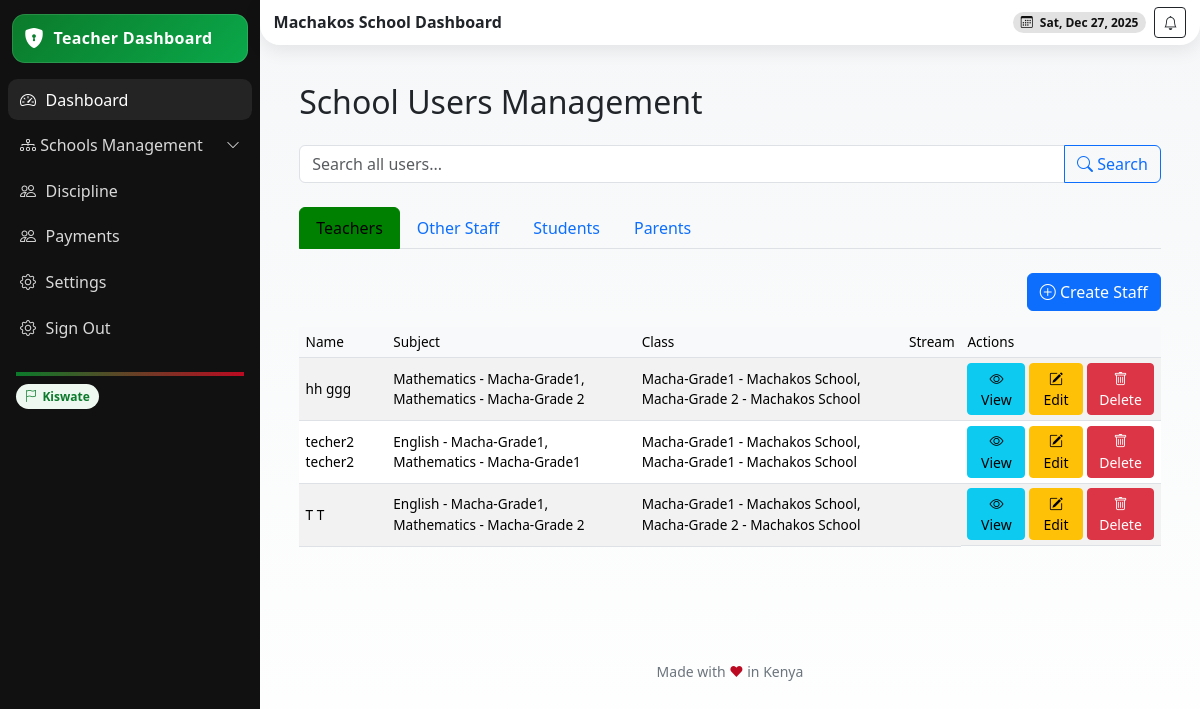
/school-users/ (signed in), run on the app's committed database.
### school/models.py (models this page shows, shortened)
class School(models.Model):
    name = models.CharField(max_length=255)
    school_admin = models.OneToOneField(User, on_delete=models.CASCADE, related_name='school_admin_profile')
    code = models.CharField(max_length=50, unique=True)
    address = models.TextField(blank=True)
    contact_email = models.EmailField()
    contact_phone = models.CharField(max_length=15)
    county = models.ForeignKey(County, on_delete=models.SET_NULL, null=True, blank=True)
    city = models.ForeignKey(City, on_delete=models.SET_NULL, null=True, blank=True)
    constituency = models.ForeignKey(Constituency, on_delete=models.SET_NULL, null=True, blank=True)
    sub_county = models.ForeignKey(SubCounty, on_delete=models.SET_NULL, null=True, blank=True)
    ward = models.ForeignKey(Ward, on_delete=models.SET_NULL, null=True, blank=True)
    created_at = models.DateTimeField(auto_now_add=True)
    is_active = models.BooleanField(default=True)

class StaffProfile(models.Model):
    user = models.OneToOneField(User, on_delete=models.CASCADE)
    staff_id = models.CharField(max_length=50, unique=True, db_index=True)
    date_of_birth = models.DateField(blank=True, null=True)
    gender = models.CharField(max_length=10, choices=GENDER_CHOICES, blank=True)
    employment_date = models.DateField(blank=True, null=True)
    position = models.CharField(max_length=100, choices=POSITION_CHOICES)
    tsc_number = models.CharField(max_length=50, unique=True, blank=True, null=True)
    qualification = models.TextField(blank=True, null=True)
    subjects = models.ManyToManyField(Subject, related_name='teachers_subjects', blank=True, null=True)  # Changed(max_length=255, blank=True, null=True)
    bio = models.TextField(blank=True, null=True)
    profile_picture = models.ImageField(upload_to='teachers/', blank=True, null=True)
    school = models.ForeignKey(School, on_delete=models.CASCADE)
    department = models.CharField(max_length=50, blank=True)  # e.g., 'Dining Hall', 'School Gate'
    roles = models.ManyToManyField(Role, blank=True, related_name='staff_members')

class Subject(models.Model):
    name = models.CharField(max_length=255)
    description = models.TextField(blank=True)
    code = models.CharField(max_length=100, blank=True)
    school = models.ForeignKey(School, on_delete=models.CASCADE)
    grade = models.ForeignKey(Grade, on_delete=models.CASCADE, related_name='subjects')
    start_date = models.DateField()
    end_date = models.DateField(blank=True, null=True)
    sessions_per_week = models.PositiveIntegerField(default=2)
    is_active = models.BooleanField(default=True)
    def __str__(self):
        return f"{self.name} - {self.grade.name}"

class Grade(models.Model):
    name = models.CharField(max_length=50)
    school = models.ForeignKey(School, on_delete=models.CASCADE, related_name='grades')
    lessons_per_term = models.PositiveIntegerField(default=9)
    description = models.TextField(blank=True)
    code = models.CharField(max_length=50, db_index=True)
    capacity = models.PositiveIntegerField(default=30)
    created_at = models.DateTimeField(auto_now_add=True)
    is_active = models.BooleanField(default=True)
    class Meta:
        unique_together = ['school', 'code']
    def __str__(self):
        return f"{self.name} - {self.school.name}"

### userauths/models.py (models this page shows, shortened)
class User(AbstractUser):
    COUNTRY_CURRENCY_MAP = {
        'KENYA': 'KES',
        'UGANDA': 'UGX',
    }
    username = None  # Disable username field
    phone_number = models.CharField(max_length=15, unique=True)
    country = models.CharField(max_length=15,blank=True, null=True)
    email = models.EmailField(unique=True)
    first_name = models.CharField(max_length=50)
    last_name = models.CharField(max_length=50)
    is_staff = models.BooleanField(default=False)
    is_superuser = models.BooleanField(default=False)
    is_admin = models.BooleanField(default=False)
    school_staff = models.BooleanField(default=False)
    is_student = models.BooleanField(default=False)
    is_teacher = models.BooleanField(default=False)
    is_parent = models.BooleanField(default=False)
    is_active = models.BooleanField(default=True)
    is_verified = models.BooleanField(default=False)
    created_at = models.DateTimeField(auto_now_add=True)
    updated_at = models.DateTimeField(auto_now=True)
    objects = CustomUserManager()
    USERNAME_FIELD = 'email'  # Use email as the username field
    REQUIRED_FIELDS = ['first_name', 'last_name', 'phone_number']  # Required fields for createsuperuser
    class Meta:
        ordering = ['-created_at']

### school/views.py (the view, shortened to what this page needs)
# urls.py: path("school-users/", views.school_users, name="school-users"),
@login_required
def school_users(request):
    school = None
    try:
        school = request.user.school_admin_profile.school
    except AttributeError:
        try:
            school = request.user.staffprofile.school
        except AttributeError as e:
            logger.warning(f"Permission denied for user {request.user.email}: {e}")
            messages.error(
                request,
                f"You do not have permission to access this page. (User: {request.user.email})"
            )
            return redirect('userauths:sign-in')
    query = request.GET.get('q', '')
    teachers = StaffProfile.objects.filter(school=school, position='teacher').select_related('user').order_by('-user__created_at')
    if query:
        teachers = teachers.filter(
            Q(user__first_name__icontains=query) |
            Q(user__last_name__icontains=query)
        )
    teachers_page = paginate(request, teachers)
    other_staff = StaffProfile.objects.filter(school=school).exclude(position='teacher').select_related('user').order_by('-user__created_at')
    if query:
        other_staff = other_staff.filter(
            Q(user__first_name__icontains=query) |
            Q(user__last_name__icontains=query)
        )
    staff_page = paginate(request, other_staff)
    students = Student.objects.filter(school=school).select_related('user', 'grade_level').order_by('-user__created_at')
    students_page = paginate(request, students)
    parents = Parent.objects.filter(school=school).select_related('user').order_by('-user__created_at')
    parents_page = paginate(request, parents)
    student_update_forms = {st.id: StudentUpdateForm(instance=st) for st in students}
    parent_update_forms = {p.id: ParentUpdateForm(instance=p) for p in parents}
    staff_update_forms = {s.id: StaffUpdateForm(instance=s) for s in list(other_staff) + list(teachers)}
    context = {
        'school': school,
        'query': query,
        'teachers': teachers,
        'teachers_page': teachers_page,
        'other_staff': other_staff,
        'staff_page': staff_page,
        'students': students,
        'students_page': students_page,
        'parents': parents,
        'parents_page': parents_page,
        'student_update_forms': student_update_forms,
        'parent_update_forms': parent_update_forms,
        'staff_update_forms': staff_update_forms,
        'student_form': StudentCreationForm(school=school),
        'parent_form': ParentCreationForm(school=school),
        'parent_student_form': ParentStudentCreationForm(school=school),
        'assign_form': AssignParentStudentForm(school=school),
        'staff_form': StaffCreationForm(school=school),
    }
    return render(request, 'school/staff.html', context)

### templates/school/staff.html (shortened to what this page needs)
{% extends 'school/base.html' %}
{% load static %}
{% load widget_tweaks form_extras %}
{% block content %}
<section class="content container-fluid py-4">
<div class="container">
<h2 class="mb-4">School Users Management</h2>
<form method="GET" class="mb-4">
<div class="input-group">
<input type="text" name="q" class="form-control" placeholder="Search all users..." value="{{ query }}">
<button class="btn btn-outline-primary" type="submit"><i class="bi bi-search"></i> Search</button>
</div>
</form>
<ul class="nav nav-tabs mb-4" id="userTabs">
<li class="nav-item">
<button class="nav-link active" data-bs-toggle="tab" data-bs-target="#teachers">Teachers</button>
</li>
<li class="nav-item">
<button class="nav-link" data-bs-toggle="tab" data-bs-target="#staff">Other Staff</button>
</li>
<li class="nav-item">
<button class="nav-link" data-bs-toggle="tab" data-bs-target="#students">Students</button>
</li>
<li class="nav-item">
<button class="nav-link" data-bs-toggle="tab" data-bs-target="#parents">Parents</button>
</li>
</ul>
<div class="tab-content">
<div class="tab-pane fade show active" id="teachers">
<div class="d-flex justify-content-end mb-3">
<button class="btn btn-primary" data-bs-toggle="modal" data-bs-target="#createStaffModal">
<i class="bi bi-plus-circle"></i> Create Staff
</button>
</div>
<div class="table-responsive">
<table class="table table-striped">
<thead>
<tr><th>Name</th><th>Subject</th><th>Class</th><th>Stream</th><th>Actions</th></tr>
</thead>
<tbody>
                            {% for t in teachers %}
<tr>
<td>{{ t.user.first_name }} {{ t.user.last_name }}</td>
<td>{% for s in t.user.staffprofile.subjects.all %}{{ s }}{% if not forloop.last %}, {% endif %}{% endfor %}</td>
<td>{% for s in t.user.staffprofile.subjects.all %}{{ s.grade }}{% if not forloop.last %}, {% endif %}{% endfor %}</td>
<td>{{ t.user.staffprofile.stream }}</td>
<td class="d-flex gap-1">
<button class="btn btn-info btn-sm" data-bs-toggle="modal" data-bs-target="#viewStaffModal{{ t.id }}">
<i class="bi bi-eye"></i> View
</button>
<button class="btn btn-warning btn-sm" data-bs-toggle="modal" data-bs-target="#editStaffModal{{ t.id }}">
<i class="bi bi-pencil-square"></i> Edit
</button>
<button class="btn btn-danger btn-sm" data-bs-toggle="modal" data-bs-target="#deleteStaffModal{{ t.id }}">
<i class="bi bi-trash"></i> Delete
</button>
</td>
</tr>
                            {% empty %}
<tr><td colspan="5" class="text-center">No teachers found.</td></tr>
                            {% endfor %}
</tbody>
</table>
</div>
</div>
</div>
</div>
</section>
<link href="https://cdn.jsdelivr.net/npm/select2@4.1.0-rc.0/dist/css/select2.min.css" rel="stylesheet" />
{% endblock %}

### templates/school/base.html (shortened to what this page needs)
{% load static %}
{% load tz %}
{% load widget_tweaks %}
{% load dict_extras %}
{% load dict_filters %}
<!DOCTYPE html>
<html lang="en">
<head>
  <link href="https://cdn.jsdelivr.net/npm/bootstrap@5.3.3/dist/css/bootstrap.min.css" rel="stylesheet" />
  <link href="https://cdn.jsdelivr.net/npm/bootstrap-icons@1.11.3/font/bootstrap-icons.css" rel="stylesheet" />
  <link href="https://cdn.jsdelivr.net/npm/aos@2.3.4/dist/aos.css" rel="stylesheet" />
</head>
<body>
  <div class="app">
    <aside class="sidebar" id="sidebar">
      <div class="brand" data-aos="fade-right">
        <i class="bi bi-shield-lock-fill"></i>
         <span>{% if request.user.is_superuser %}Admin Dashboard{% elif request.user.is_teacher %} Teacher Dashboard
          {% elif request.user.is_parent %} Parent Dashboard{% elif request.user.is_student %} Student Dashboard{% elif request.user.is_school_staff %} Staff Dashboard {% else %} Dashboard {% endif %}</span></a>
      </div>
      <nav class="d-flex flex-column gap-1">
      <a class="side-link active" href="{% url 'school:dashboard' %}">
        <i class="bi bi-speedometer2"></i> Dashboard
      </a>
      <a class="side-link d-flex justify-content-between align-items-center"
        data-bs-toggle="collapse" href="#agencyMenu" role="button" aria-expanded="false" aria-controls="agencyMenu">
        <span><i class="bi bi-diagram-3"></i> Schools Management</span>
        <i class="bi bi-chevron-down small"></i>
      </a>
      <a class="side-link" href="{% url 'school:school-discipline' %}"><i class="bi bi-people"></i> Discipline</a>
      <a class="side-link" href=""><i class="bi bi-people"></i> Payments</a>
      <a class="side-link" href="{% url 'school:school-settings' %}"><i class="bi bi-gear"></i> Settings</a>
      <a class="side-link" href="{% url 'userauths:sign-out' %}">
        <i class="bi bi-gear"></i> Sign Out
      </a>
    </nav>
      <div class="mt-3 p-2 small text-secondary">
        <div class="k-accent mb-2"></div>
        <div><span class="k-pill"><i class="bi bi-flag"></i> Kiswate</span></div>
      </div>
    </aside>
    <main class="main">
      <header class="header d-flex align-items-center justify-content-between">
        <div class="d-flex align-items-center gap-2">
          <h6 class="m-0 fw-bold">{{school.name}} Dashboard</h6>
        </div>
        <div class="d-flex align-items-center gap-2">
          <span class="badge badge-dark rounded-pill px-2 py-1"><i class="bi bi-calendar3 me-1"></i> <span id="today"></span></span>
          <button class="btn btn-sm btn-outline-dark"><i class="bi bi-bell"></i></button>
        </div>
      </header>
      <section class="content container-fluid" style="min-height: 600px;">
        {% block content %} {% endblock %}
      </section>
      <div class="text-center small text-secondary my-3">Made with <span style="color:var(--kenya-red)">❤</span> in Kenya</div>
    </main>
  </div>
</body>
</html>

### data on the page
School: name "Machakos School"
StaffProfile: user.first_name "hh", user.last_name "ggg"
Subject: name+grade "Mathematics - Macha-Grade1", grade "Macha-Grade1 - Machakos School"
Subject: name+grade "Mathematics - Macha-Grade 2", grade "Macha-Grade 2 - Machakos School"
StaffProfile: user.first_name "techer2", user.last_name "techer2"
Subject: name+grade "English - Macha-Grade1", grade "Macha-Grade1 - Machakos School"
StaffProfile: user.first_name "T", user.last_name "T"
